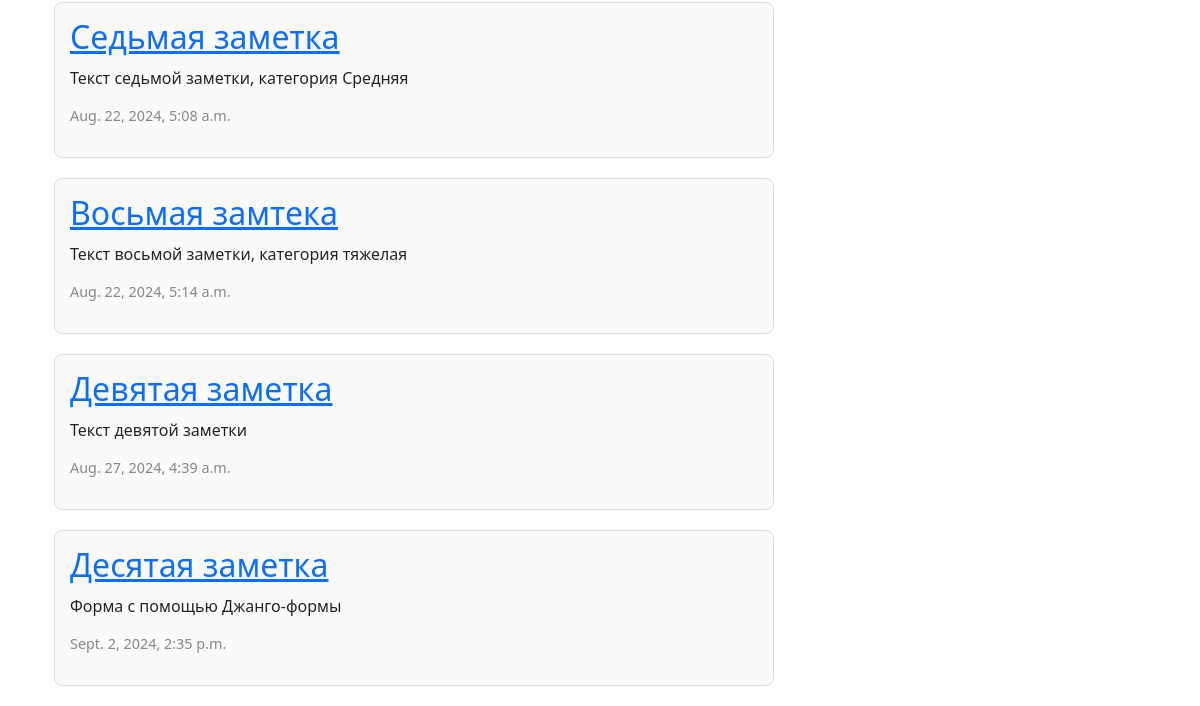
/ (lower part), run on an earlier commit of the app's database.
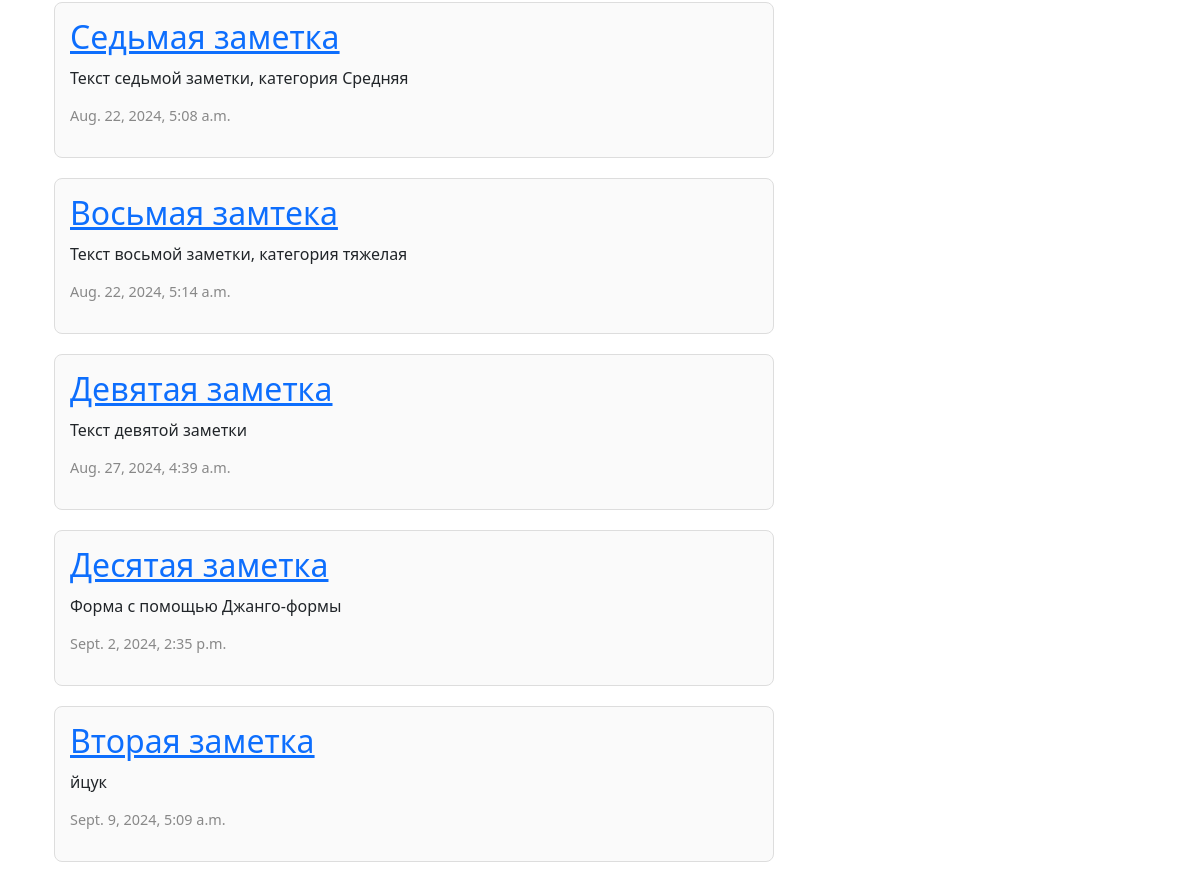
And on a later commit of the database.
### core/models.py (models this page shows, shortened)
class Post(models.Model):
    title = models.CharField(max_length=200)
    text = models.TextField()
    created_data = models.DateTimeField(auto_now_add=True)
    category = models.ForeignKey(PostCategory,
                                 blank = True,
                                 null = True,
                                 on_delete=models.SET_NULL,
                                 related_name='category_post')
    class Meta:
        verbose_name = 'Запись'
        verbose_name_plural = 'Записи'

### core/views.py (the view)
# urls.py: path('', main, name='main'),
def main(request):
    posts = Post.objects.all()
    category = request.GET.get('category')
    active_category = None
    if category:
        posts = posts.filter(category__id=category)
        active_category = PostCategory.objects.get(id=category)
    categories = PostCategory.objects.all()
    context = {
        "posts": posts,
        'categories': categories,
        'active_category': active_category
    }
    return render(request, 'main.html', context)

### templates/main.html (shortened to what this page needs)
{% extends 'base.html' %}
{% block content %}
<div class="container">
    <div class="row">
        <div class="col-md-8">
            {% for post in posts %}
            <div class="post-card">
                <h2><a href="{% url 'post_detail' post.id %}">{{ post.title }}</a></h2>
                <p>{{ post.text }}</p>
                <p class="date">{{ post.created_data }}</p>
            </div>
            {% endfor %}
        </div>
        <div class="col-md-4">
        </div>
    </div>
</div>
{% endblock %}

What changed in the data, as far as the page shows it:
added Post: title "Вторая заметка", text "йцук", created_data "Sept. 9, 2024, 5:09 a.m."
